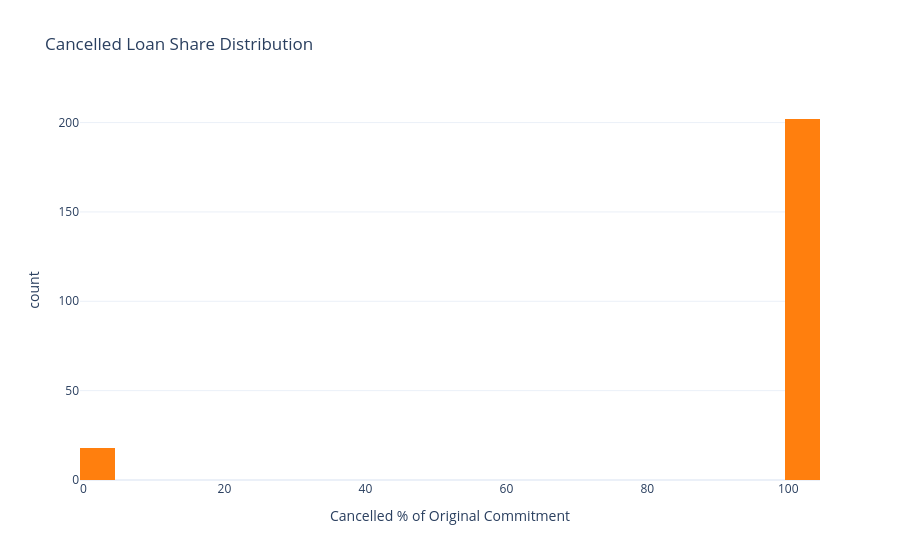

Notebook code for this chart:
### Code cell
cancelled = df[df.get("is_cancelled", False) == True].copy()
print(f"Cancelled loans: {len(cancelled)}")

if not cancelled.empty:
    fig = px.histogram(
        cancelled,
        x="cancelled_percent",
        nbins=25,
        title="Cancelled Loan Share Distribution",
        labels={"cancelled_percent": "Cancelled % of Original Commitment"},
        color_discrete_sequence=["#ff7f0e"],
    )
    fig.update_layout(template="plotly_white")
    fig.show()
    save_figure(fig, "cancellation_analysis.png")
    
    country_cancel = (
        cancelled.groupby("Country / Economy", dropna=False)
        .agg(cancelled_loans=("Loan Number", "count"), avg_cancelled_percent=("cancelled_percent", "mean"))
        .sort_values(["avg_cancelled_percent", "cancelled_loans"], ascending=[False, False])
        .head(10)
        .reset_index()
    )
    print("Top countries by cancellation rate:")
    print(country_cancel.to_string(index=False))
else:
    print("No cancelled loans in the dataset.")

### Figure 1 — Plotly figure (JSON) as saved in the notebook; plotly's stock layout.template omitted (floating-point values rounded to 4 significant figures; data arrays with more than 128 entries replaced by an {"elided": "..."} marker saying what was removed)
{"data": [{"bingroup": "x", "hovertemplate": "Cancelled % of Original Commitment=%{x}<br>count=%{y}<extra></extra>", "legendgroup": "", "marker": {"color": "#ff7f0e", "pattern": {"shape": ""}}, "name": "", "nbinsx": 25, "orientation": "v", "showlegend": false, "type": "histogram", "x": {"elided": "220 float values"}, "xaxis": "x", "yaxis": "y"}], "layout": {"barmode": "relative", "legend": {"tracegroupgap": 0}, "title": {"text": "Cancelled Loan Share Distribution"}, "xaxis": {"anchor": "y", "domain": [0, 1], "title": {"text": "Cancelled % of Original Commitment"}}, "yaxis": {"anchor": "x", "domain": [0, 1], "title": {"text": "count"}}}}
